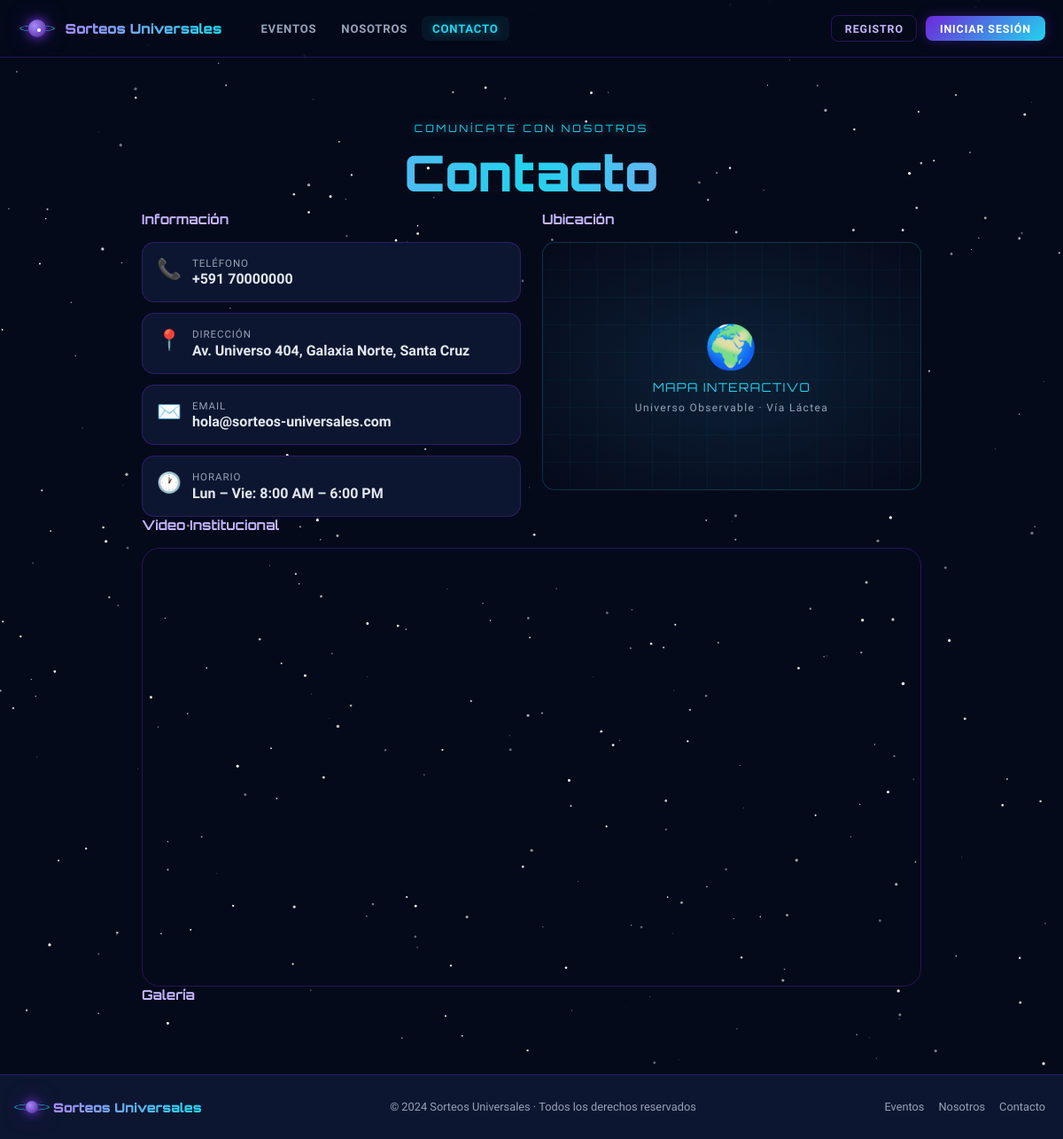
Page /contacto on the committed database.
### sorteos_universales/models.py (models this page shows)
class ContactInfo(db.Model):
    __tablename__ = 'contact_info'
    id           = db.Column(db.Integer, primary_key=True)
    phone        = db.Column(db.String(50), default='+591 70000000')
    address      = db.Column(db.String(300), default='')
    email        = db.Column(db.String(200), default='hola@sorteos-universales.com')
    schedule     = db.Column(db.String(200), default='Lun – Vie: 8:00 AM – 6:00 PM')
    video_url    = db.Column(db.Text, default='')   # YouTube embed URL
    video_local  = db.Column(db.Text, default='')   # ruta /static/uploads/videos/...
    map_embed    = db.Column(db.Text, default='')   # iframe embed HTML de Google Maps
    gallery_json = db.Column(db.Text, default='')   # URLs separadas por coma
    @property
    def gallery_list(self):
        if not self.gallery_json:
            return []
        return [u.strip() for u in self.gallery_json.split(',') if u.strip()]
    @property
    def video_src(self):
        if self.video_local:
            return '/static/' + self.video_local
        return self.video_url or ''

### sorteos_universales/app.py (the view)
@app.route('/contacto')
def contacto():
    info = ContactInfo.query.first()
    return render_template('contacto.html', info=info)

### sorteos_universales/app.py (called while the page is built)
def current_user():
    if 'user_id' in session:
        return db.session.get(User, session['user_id'])
    return None

@app.context_processor
def inject_user():
    return {'current_user': current_user()}

### sorteos_universales/templates/contacto.html (shortened to what this page needs)
{% extends 'base.html' %}
{% block content %}
<div style="max-width:880px;margin:0 auto;">
  <div class="text-center mt-8 mb-10">
    <p class="hero-eyebrow mb-3">Comunícate con Nosotros</p>
    <h1 class="hero-title mb-3">Contacto</h1>
  </div>
  <div class="grid-2 mb-10">
    <div>
      <h2 style="font-family:'Orbitron',sans-serif;font-weight:700;font-size:.95rem;color:#c4b5fd;margin-bottom:1rem;">Información</h2>
      <div style="display:flex;flex-direction:column;gap:.75rem;">
        {% for ico, label, val in [
          ('📞','Teléfono', info.phone if info else '+591 70000000'),
          ('📍','Dirección', info.address if info else 'Av. Universo 404'),
          ('✉️','Email', info.email if info else 'hola@sorteos-universales.com'),
          ('🕐','Horario', info.schedule if info else 'Lun – Vie: 8:00 – 18:00')
        ] %}
        <div style="background:var(--surface);border:1px solid var(--border);border-radius:var(--radius);padding:1rem;display:flex;gap:.75rem;align-items:flex-start;">
          <span style="font-size:1.4rem;flex-shrink:0;">{{ ico }}</span>
          <div>
            <p style="font-size:.72rem;color:var(--mist);text-transform:uppercase;letter-spacing:.08em;">{{ label }}</p>
            <p style="color:var(--text);font-weight:600;margin-top:.1rem;">{{ val }}</p>
          </div>
        </div>
        {% endfor %}
      </div>
    </div>
    <div>
      <h2 style="font-family:'Orbitron',sans-serif;font-weight:700;font-size:.95rem;color:#c4b5fd;margin-bottom:1rem;">Ubicación</h2>
      {% if info and info.map_embed %}
        <div style="border-radius:var(--radius);overflow:hidden;border:1px solid var(--border);height:280px;">
          {{ info.map_embed|safe }}
        </div>
      {% else %}
        <div class="map-placeholder">
          <span style="font-size:3rem;position:relative;z-index:1;">🌍</span>
          <span style="position:relative;z-index:1;">MAPA INTERACTIVO</span>
          <span style="font-size:.75rem;color:var(--mist);font-family:'Exo 2',sans-serif;position:relative;z-index:1;">Universo Observable · Vía Láctea</span>
        </div>
      {% endif %}
    </div>
  </div>
  {% if info and info.video_src %}
  <div class="mb-10">
    <h2 style="font-family:'Orbitron',sans-serif;font-weight:700;font-size:.95rem;color:#c4b5fd;margin-bottom:1rem;">Video Institucional</h2>
    <div style="border-radius:var(--radius-lg);overflow:hidden;border:1px solid var(--border);aspect-ratio:16/9;">
      {% if info.video_local %}
        <video controls style="width:100%;height:100%;background:#000;">
          <source src="{{ url_for('static', filename=info.video_local) }}" />
        </video>
      {% else %}
        <iframe src="{{ info.video_url }}" style="width:100%;height:100%;border:none;" allowfullscreen title="Video institucional"></iframe>
      {% endif %}
    </div>
  </div>
  {% endif %}
  {% set gallery = info.gallery_list if info else [] %}
  {% if gallery %}
  <div class="mb-10">
    <h2 style="font-family:'Orbitron',sans-serif;font-weight:700;font-size:.95rem;color:#c4b5fd;margin-bottom:1rem;">Galería</h2>
  </div>
  {% endif %}
</div>
{% endblock %}

### sorteos_universales/static/css/main.css (style rules this page uses)
:root { --deep: #050a1a; --void: #080f24; --surface: #0d1630; --surface2: #111c3a; --purple: #6d28d9; --violet: #7c3aed; --cyan: #22d3ee; --magenta: #e879f9; --gold: #f59e0b; --mist: #94a3b8; --border: rgba(109,40,217,.35); --text: #e2e8f0; --radius: 14px; --radius-lg:20px; }
*, *::before, *::after { box-sizing: border-box; margin: 0; padding: 0; }
html { scroll-behavior: smooth; }
body { font-family: 'Exo 2', sans-serif; background: var(--deep); color: var(--text); min-height: 100vh; overflow-x: hidden; }
.hero-title { font-family: 'Orbitron',sans-serif; font-weight: 900; font-size: clamp(2rem,5vw,3.5rem); background: linear-gradient(90deg,#a78bfa,#22d3ee,#e879f9); -webkit-background-clip: text; -webkit-text-fill-color: transparent; background-clip: text; line-height: 1.1; }
.hero-eyebrow { font-family: 'Orbitron',sans-serif; font-size: .72rem; letter-spacing: .25em; color: var(--cyan); text-transform: uppercase; text-shadow: 0 0 10px rgba(34,211,238,.5); }
.grid-2 { display: grid; gap: 1.5rem; grid-template-columns: 1fr 1fr; }
.text-center { text-align: center; }
.mt-8 { margin-top:2rem; }
.mb-3 { margin-bottom:.75rem; }
.map-placeholder { background: radial-gradient(ellipse at center,#0d2137,#050a1a); border: 1px solid rgba(34,211,238,.2); border-radius: var(--radius); height: 280px; display: flex; flex-direction: column; align-items: center; justify-content: center; gap: .5rem; font-family: 'Orbitron',sans-serif; color: var(--cyan); font-size: .85rem; letter-spacing: .1em; position: relative; overflow: hidden; }
.map-placeholder::before { content: ''; position: absolute; inset: 0; background: repeating-linear-gradient(0deg,transparent,transparent 30px,rgba(34,211,238,.04) 30px,rgba(34,211,238,.04) 31px), repeating-linear-gradient(90deg,transparent,transparent 30px,rgba(34,211,238,.04) 30px,rgba(34,211,238,.04) 31px); }

### rows in the picture
ContactInfo: ico "📞", label "TELÉFONO", phone "+591 70000000", ico "📍", label "DIRECCIÓN", address "Av. Universo 404, Galaxia Norte, Santa Cruz", ico "✉️", label "EMAIL", email "hola@sorteos-universales.com", ico "🕐", label "HORARIO", schedule "Lun – Vie: 8:00 AM – 6:00 PM"
